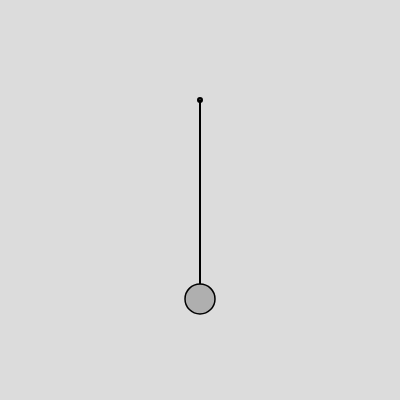
Frame 1 (no input)
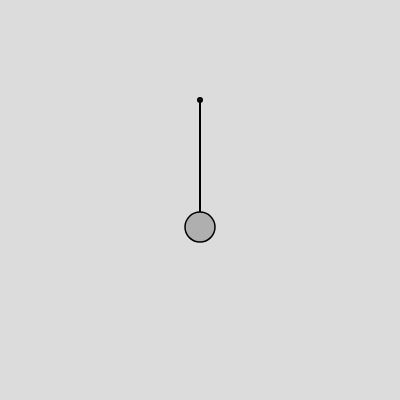
Frame 60 (no input)
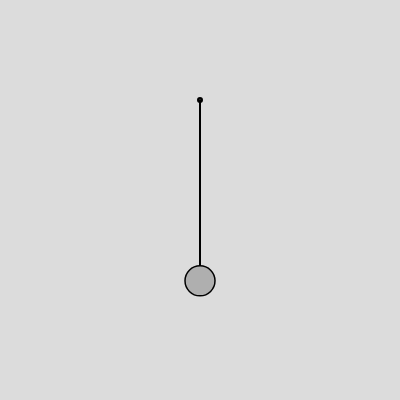
Frame 120 (the mouse pressed at the canvas centre since frame 60)

The p5.js sketch that drew these frames (run headless with seeded random() and noise() and a simulated clock; from frame 60 on, the mouse is pressed at the canvas centre):

// p5.js sketch
// ── sketch.js
// Global Variables
let width = 400, height = 400;
let origin; 
let spring; // Declaring without initializing
let ball;

// User-Defined Classes
class Spring {  
  constructor(length) {
      // Attributes
      this.anchor = origin.copy(); // Vector
      this.length = length; // Rest length
      this.min_length = 0.4 * this.length;
      this.max_length = 1.6 * this.length;
      this.k = 0.5; // Hooke's Law constant
  }
  // Methods
  connect(ball_obj) {
    let spring_force = new p5.Vector.sub(ball_obj.position, this.anchor); // Vector from anchor to Ball
    let dist = spring_force.mag(); // Magnitude
    let stretch = dist - this.length; // Displacement
    spring_force.normalize(); // Unit vector
    spring_force.mult(-1 * this.k * stretch); // Hooke's Law: 'F = k * stretch'
    ball_obj.apply_force(spring_force);
  }
  constrain_length(ball_obj) {
    let spring_dir = new p5.Vector.sub(ball_obj.position, this.anchor);
    let dist = spring_dir.mag();
    if (dist < this.min_length) {
      spring_dir.normalize(); // Unit vector
      spring_dir.mult(this.min_length); // Scale to 'min_length' magnitude
      ball_obj.position = new p5.Vector.add(this.anchor, spring_dir); // Updating ball position
                                                                      // 'position = spring_dir - anchor'
      ball_obj.mult(0); // Speed is 0 at peak
    } 
    else if (dist > this.max_length) {
      spring_dir.normalize(); // Unit vector
      spring_dir.mult(this.max_length); // Scale to 'max_length' magnitude
      ball_obj.position = new p5.Vector.add(this.anchor, spring_dir); // Updating ball position
                                                                      // 'position = spring_dir - anchor'
      ball_obj.velocity.mult(0); // Speed is 0 at peak
    }
  }
  display(ball_obj) {
    stroke(0); // All outlines
    strokeWeight(2); // Line stroke
    ellipse(this.anchor.x, this.anchor.y, 4); // Anchor
    line(this.anchor.x, this.anchor.y, ball_obj.position.x, ball_obj.position.y); // Spring
  }
}

class Ball {  
  constructor() {
      // Attributes
      this.position = createVector(width/2, 3*height/4); 
      this.velocity = createVector(0,0); 
      this.acceleration = createVector(0,0);
      this.drag_offset = createVector(0,0);
      this.is_dragging = false; // True: mouse drag / False: otherwise
      this.r = 15; // Ball radius
      this.mass = 20;
      this.factor = 0.99; // Penalty
  }
  // Methods
  apply_force(force_vec) {
    let a_vec = force_vec.div(this.mass); // 'a_vec': acceleration vector from 'force_vec'
    this.acceleration.add(a_vec);
  }
  update() {
    this.velocity.add(this.acceleration);
    this.velocity.mult(this.factor); // Penalizing velocity
    this.position.add(this.velocity);
    this.acceleration.mult(0); // Reseting acceleration
  }
  display() {
    stroke(0); // Black outlines
    strokeWeight(1.5); // Line stroke
    if (this.is_dragging) {
      fill(50); // Dark gray
    } else {
      fill(175); // Default color
    }
    ellipse(this.position.x, this.position.y, 2*this.r); // Ball
  }
  // Mouse Methods
  clicked(mouse_x, mouse_y) {
    let click_dist = dist(mouse_x, mouse_y, this.position.x, this.position.y);
    if (click_dist < this.r) {
      this.is_dragging = true;
      this.drag_offset.x = this.position.x - mouse_x; // Stores mouse values in 'drag_offset'
      this.drag_offset.y = this.position.y - mouse_y;
    }
  }
  stop_drag() {
    this.is_dragging = false;
  }
  drag(mouse_x, mouse_y) {
    if (this.is_dragging) {
      this.position.x = mouse_x + this.drag_offset.x;
      this.position.y = mouse_y + this.drag_offset.y;
    }
  }
}

// User-Defined Functions
function mousePressed() { // System function (works as trigger)
  ball.clicked(mouseX,mouseY);
}

function mouseReleased() { // System function (works as trigger)
  ball.stop_drag();
}

// p5 Main
function setup() {
  createCanvas(width, height); // Creating the canvas with 'img' dimensions
  origin = createVector(width/2, height/4); // Vector
  spring = new Spring(150); // Initialization
  ball = new Ball(); // Initialization
}

function draw() {
  // Main
  background(220); // Grayscale white
  
  let gravity = createVector(0, 0.2); 
  let weight = p5.Vector.mult(gravity, ball.mass); 
  ball.apply_force(weight);

  spring.connect(ball); // Applies spring force to 'ball'
  spring.constrain_length(ball); // Limits spring length (can't pull ball upwards)

  ball.update();
  ball.drag(mouseX,mouseY);; // If ball is being dragged (overrides 'ball.update()' related to 'position')
  
  spring.display(ball); // Draws anchor + line
  ball.display(); // Draws ball
}
